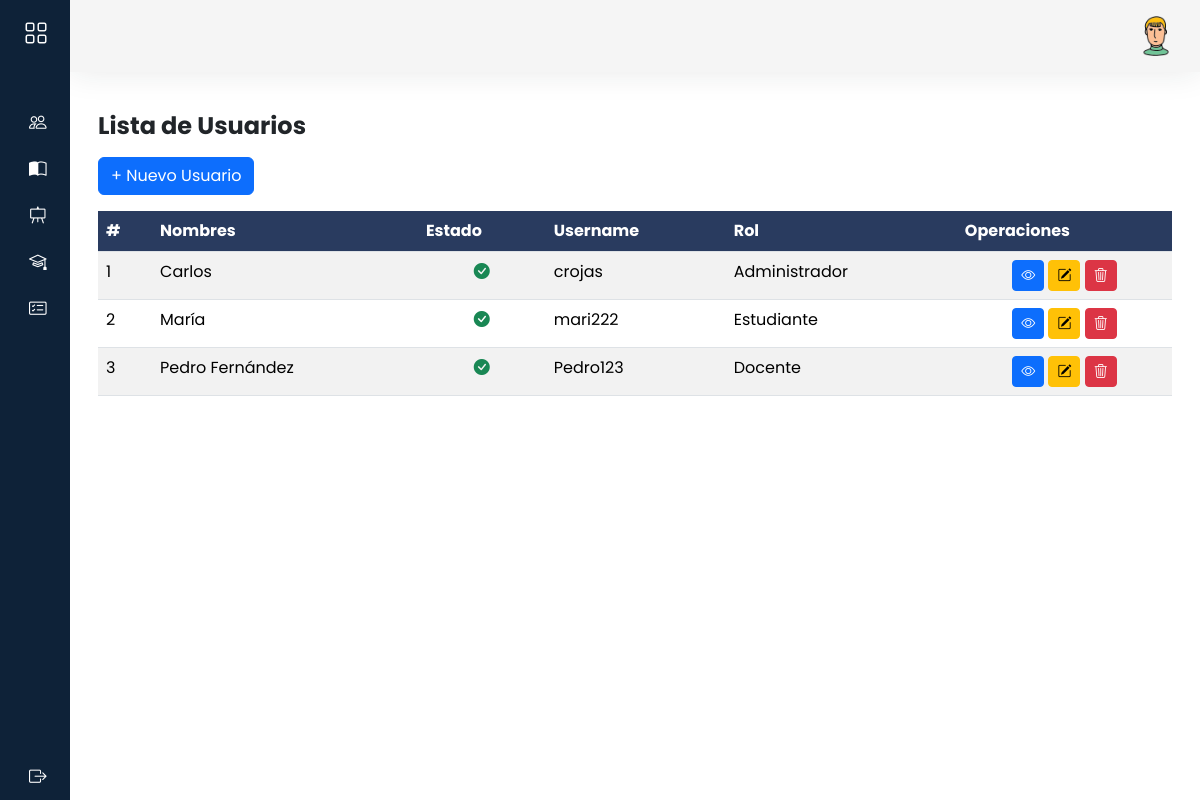
Screenshot of /usuarios/ with the database file from the repository.
### models/usuario_model.py (models this page shows, shortened)
class Usuario(db.Model, UserMixin):
    __tablename__='usuarios'
    id = db.Column(db.Integer,primary_key=True)
    nombre = db.Column(db.String(80),nullable=False)
    apellido = db.Column(db.String(100))
    email = db.Column(db.String(120), unique=True)
    username = db.Column(db.String(20),nullable=False)
    password = db.Column(db.String,nullable=False)
    activo = db.Column(db.Boolean, default=True,nullable=False)
    rol_id = db.Column(db.Integer, db.ForeignKey('rol.id'), nullable=False)
    rol = db.relationship('Rol', back_populates='usuarios')
    docentes = db.relationship('Docente', back_populates='usuario')
    estudiantes = db.relationship('Estudiante', back_populates='usuario')
    @staticmethod
    def get_all():
        return Usuario.query.all()

### models/rol_model.py (models this page shows)
class Rol(db.Model):
    __tablename__ = 'rol'
    id = db.Column(db.Integer, primary_key=True)
    nombre = db.Column(db.String(20), unique=True, nullable=False)
    usuarios = db.relationship('Usuario', back_populates='rol')
    @staticmethod
    def get_all():
        return Rol.query.all()

### controllers/usuario_controller.py (the view)
@usuario_bp.route("/")
def index():
    usuarios = Usuario.get_all()
    roles = Rol.get_all()
    return usuario_view.list(usuarios,roles)

### views/usuario_view.py (called while the page is built)
def list(usuarios,roles):
    return render_template('admi/usuarios/index.html',usuarios= usuarios,roles=roles)

### templates/admi/usuarios/index.html (shortened to what this page needs)
{% extends 'admi/base.html' %}
{% block content %}
<h3 class="fw-bold fs-4 my-3">Lista de Usuarios
</h3>
<div class="mb-3">
    <a data-bs-toggle="modal" data-bs-target="#modalNuevoUsuario" class="btn btn-primary">
        + Nuevo Usuario
    </a>
</div>
<div class="row">
    <div class="col-12">
        <table id="mi-tabla" class="table table-striped display nowrap" style="width:100%">
            <thead>
                <tr class="highlight">
                    <th>#</th>
                    <th>Nombres</th>
                    <th>Estado</th>
                    <th>Username</th>
                    <th>Rol</th>
                    <th>Operaciones</th>
                </tr>
            </thead>
            <tbody>
                {%for item in usuarios%}
                <tr>
                    <td>{{item.id}}</td>
                    <td>{{item.nombre}}</td>
                    <td class="text-center">
                        {% if item.activo %}
                        <i class="bi bi-check-circle-fill text-success"></i>
                        {% else %}
                        <i class="bi bi-x-circle-fill text-danger"></i>
                        {% endif %}
                    </td>
                    <td>{{item.username}}</td>
                    <td>{{item.rol.nombre}}</td>
                    <td class="text-center">
                        <a data-bs-toggle="modal" data-bs-target="#modalVistaUsuario{{ item.id }}"
                            class="btn btn-primary btn-sm"><i class=" bi bi-eye"></i></a>
                        <a data-bs-toggle="modal" data-bs-target="#modalEditarUsuario{{ item.id }}"
                            class="btn btn-warning btn-sm"><i class="bi bi-pencil-square"></i></a>
                        <a class="btn btn-danger btn-sm" data-bs-toggle="modal" data-bs-target="#modalConfirmarEliminar"
                            data-url="{{ url_for('usuario.delete', id=item.id) }}">
                            <i class="bi bi-trash3"></i>
                        </a>
                    </td>
                </tr>
                {%endfor%}
            </tbody>
        </table>
    </div>
</div>
{% endblock %}

### static/css/estilos.css (style rules this page uses)
body { font-family: 'Poppins', sans-serif; background: #ececec; }
::placeholder { font-size: 16px; }
a { text-decoration: none; }
.table>thead tr { color: #FFF; text-align: left; }
tr.highlight th { background-color: #293b5f !important; color: #FFF; }

### rows the page displays
Usuario: id "1", nombre "Carlos", activo True (drawn), username "crojas", rol.nombre "Administrador"
Usuario: id "2", nombre "María", activo True (drawn), username "mari222", rol.nombre "Estudiante"
Usuario: id "3", nombre "Pedro Fernández", activo True (drawn), username "Pedro123", rol.nombre "Docente"
